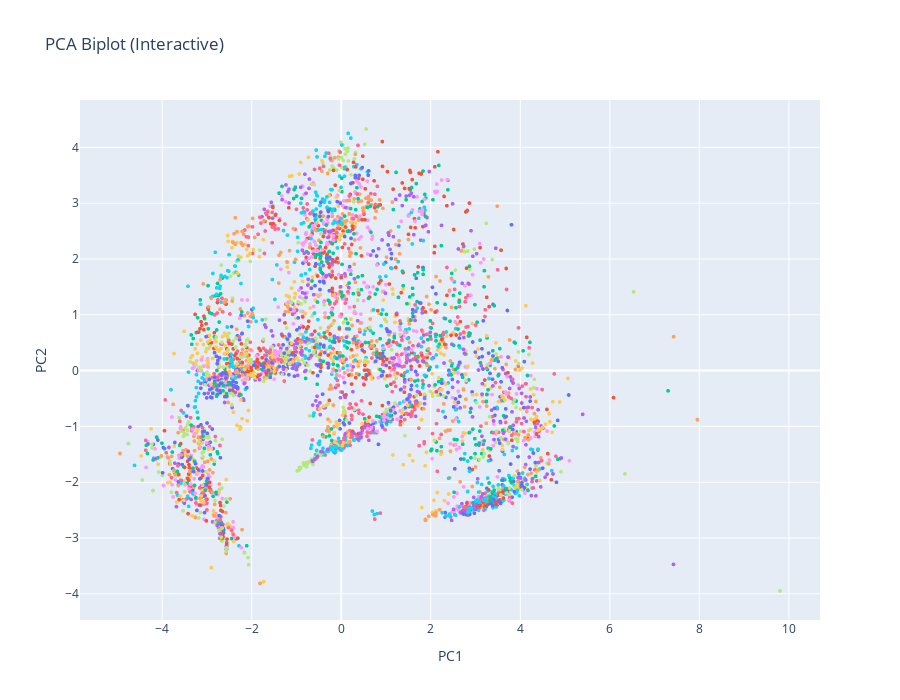

The code cell stored with this chart in its notebook:
### Code cell
import pandas as pd
import plotly.express as px

# Prepare data for plotly
biplot_df = pd.DataFrame(X_pca, columns=["PC1", "PC2"])
biplot_df["Label"] = labels
biplot_df["Shift"] = df["shift"].values
biplot_df["Lambda"] = df["lambda"].values

fig = px.scatter(
    biplot_df,
    x="PC1", y="PC2",
    color="Label",
    hover_data=["Shift", "Lambda"],
    title="PCA Biplot (Interactive)",
    width=900,
    height=700
)
fig.update_traces(marker=dict(size=4))
fig.update_layout(showlegend=False)
fig.show()
